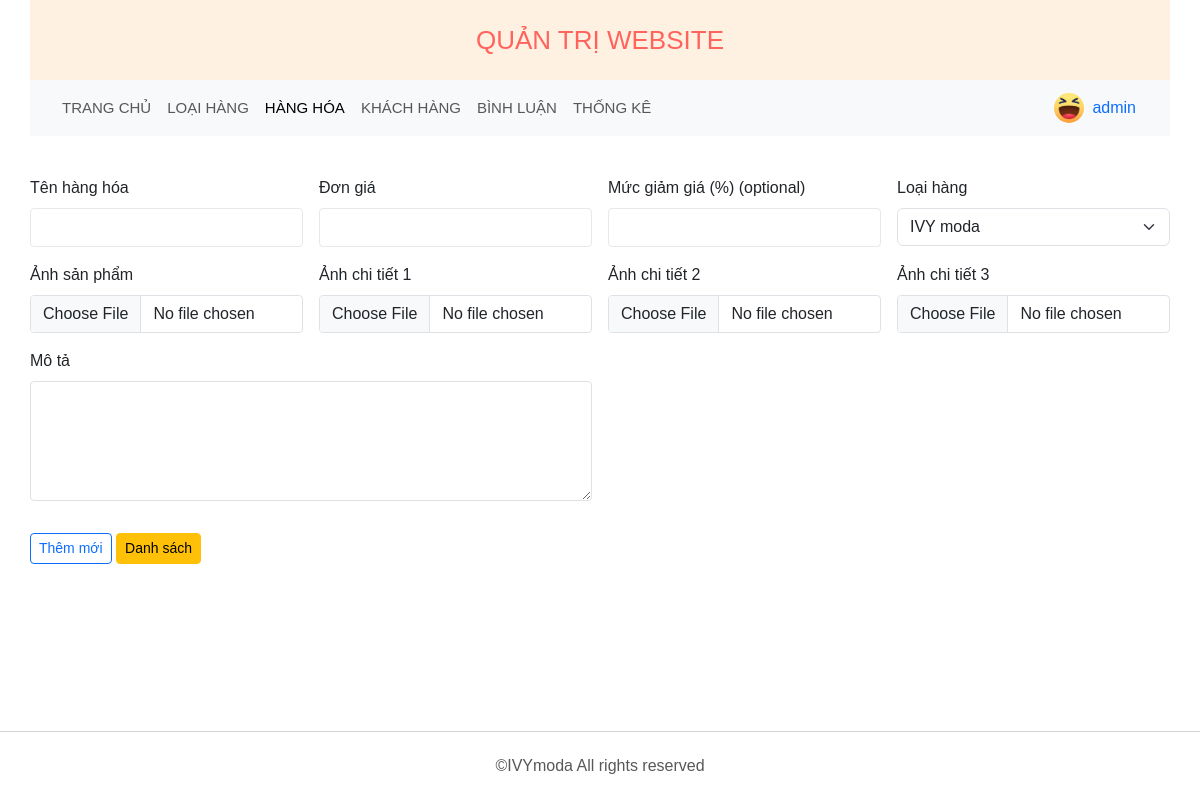
/admin/hang-hoa/index.php (signed in), run on the app's committed database.
### tables this page shows
CREATE TABLE `khach_hang` (
  `ma_khach_hang` int(10) NOT NULL,
  `email` varchar(50) NOT NULL,
  `so_dien_thoai` varchar(15) NOT NULL,
  `mat_khau` varchar(50) NOT NULL,
  `ho_ten` varchar(256) NOT NULL,
  `hinh_anh` varchar(255) DEFAULT NULL,
  `kich_hoat` bit(1) NOT NULL DEFAULT b'1',
  `vai_tro` bit(1) DEFAULT b'0'
);

### admin/hang-hoa/index.php (called while the page is built, shortened)
<?php
require "../../dao/pdo.php";
require "../../dao/loai_hang.php";
$active = 'hang_hoa';
require "../layout.php";

### dao/pdo.php (called while the page is built, shortened)
<?php
function pdo_get_connection()
{
    $servername = "localhost";
    $username = "root";
    $password = "tacong09032005";
    $dbname = "duanmau";
    try {
        $conn = new PDO("mysql:host=$servername;dbname=$dbname; charset=utf8", $username, $password);
        $conn->setAttribute(PDO::ATTR_ERRMODE, PDO::ERRMODE_EXCEPTION);
        return $conn;
    } catch (PDOException $e) {
        echo "Connection failed: " . $e->getMessage();
    }
}
function pdo_query($sql)
{
    $sql_args = array_slice(func_get_args(), 1);
    try {
        $conn = pdo_get_connection();
        $stmt = $conn->prepare($sql);
        $stmt->execute($sql_args);
        $rows = $stmt->fetchAll();
        return $rows;
    } catch (PDOException $e) {
        throw $e;
    } finally {
        unset($conn);
    }
}
function pdo_query_one($sql)
{
    $sql_args = array_slice(func_get_args(), 1);
    try {
        $conn = pdo_get_connection();
        $stmt = $conn->prepare($sql);
        $stmt->execute($sql_args);
        $row = $stmt->fetch(PDO::FETCH_ASSOC);
        return $row;
    } catch (PDOException $e) {
        throw $e;
    } finally {
        unset($conn);
    }
}

### dao/khach_hang.php (called while the page is built, shortened)
<?php
function user_selectById($id)
{
    $sql = "SELECT * FROM khach_hang WHERE ma_khach_hang = $id";
    return pdo_query_one($sql);
}

### dao/loai_hang.php (called while the page is built, shortened)
<?php
function loai_selectAll()
{
    $sql = "SELECT * FROM loai_hang";
    return  pdo_query($sql);
}

### admin/hang-hoa/add.php (the view, shortened to what this page needs)
<form class="row g-3 needs-validation mt-1" novalidate method="POST" enctype="multipart/form-data">
    <div class="col-md-3">
        <label for="validationCustom01" class="form-label">Tên hàng hóa</label>
        <input type="text" class="form-control p-2" id="validationCustom01" required name="name">
    </div>
    <div class="col-md-3">
        <label for="inputPassword" class="form-label">Đơn giá</label>
        <input type="number" class="form-control p-2" id="inputPassword" required name="cost">
    </div>
    <div class="col-md-3">
        <label for="inputRePassword" class="form-label">Mức giảm giá (%) (optional)</label>
        <input type="number" min="0" max="100" class="form-control p-2" id="inputRePassword" name="discount">
    </div>
    <div class="col-md-3">
        <label for="validationCustom04" class="form-label">Loại hàng</label>
        <select class="form-select" name="type" id="">
            <?php
            $types = loai_selectAll();
            foreach ($types as $type) { ?>
                <option value="<?php echo $type['ma_loai_hang'] ?>"><?php echo $type['ten_loai_hang'] ?></option>
            <?php   } ?>
        </select>
    </div>
    <div class="col-md-3">
        <label for="validationCustom06" class="form-label">Ảnh sản phẩm</label>
        <input type="file" class="form-control" id="validationCustom06" name="image" onchange="fPreviewImage1(this.files[0])" required>
    </div>
    <div class="col-md-3">
        <label for="validationCustom07" class="form-label">Ảnh chi tiết 1</label>
        <input type="file" class="form-control" id="validationCustom07" name="image1" onchange="fPreviewImage2(this.files[0])" required>
    </div>
    <div class="col-md-3">
        <label for="validationCustom08" class="form-label">Ảnh chi tiết 2</label>
        <input type="file" class="form-control" id="validationCustom08" name="image2" onchange="fPreviewImage3(this.files[0])" required>
    </div>
    <div class="col-md-3">
        <label for="validationCustom09" class="form-label">Ảnh chi tiết 3</label>
        <input type="file" class="form-control" id="validationCustom09" name="image3" onchange="fPreviewImage4(this.files[0])" required>
    </div>
    <div class="col-md-6 mb-3">
        <label class="form-label">Mô tả</label>
        <textarea class="form-control" name="description" id="" style="height: 120px;" required></textarea>
    </div>
    <div class="col-12">
        <button name="submit" type="submit" class="btn btn-outline-primary btn-sm">Thêm mới</button>
        <a href="?btn_list" id="list" class="btn btn-warning btn-sm">Danh sách</a>
    </div>
</form>

### admin/layout.php (shortened to what this page needs)
<!DOCTYPE html>
<html lang="en">
<head>
    <link href="https://cdn.jsdelivr.net/npm/bootstrap@5.3.3/dist/css/bootstrap.min.css" rel="stylesheet">
    <link rel="stylesheet" href="../../content/css/style.css" />
</head>
<body style="min-height: 100vh; display: flex; flex-direction:column;">
    <?php
    if (isset($_SESSION['user-id'])) { ?>
        <header id="header" style="position: unset;">
            <div class="container" style="background-color: rgba(255, 228, 196, 0.5);  justify-content: flex-end;">
                <div class="logo">
                    <p style="padding: 24px; text-align: center; font-size: 26px; font-weight: 500;
                color: #ff000096; margin: 0;">QUẢN TRỊ WEBSITE</p>
                </div>
            </div>
        </header>
        <main id="main" style="padding-top: 0; border: none;">
            <section class="container" style="padding: 0;">
                <nav class="navbar navbar-expand-lg bg-body-tertiary" style="padding: 8px 12px;">
                    <div class="container-fluid">
                        <div class="collapse navbar-collapse" id="navbarNavDropdown">
                            <ul class="navbar-nav" style="font-size: 15px">
                                <li class="nav-item">
                                    <a class="nav-link" aria-current="page" href="../">TRANG CHỦ</a>
                                </li>
                                <li class="nav-item">
                                    <a class="nav-link  <?php if ($active == 'loai_hang') {
                                                            echo 'active';
                                                        } ?>" href="../loai-hang">LOẠI HÀNG</a>
                                </li>
                                <li class="nav-item">
                                    <a class="nav-link <?php if ($active == 'hang_hoa') {
                                                            echo 'active';
                                                        } ?>" href="../hang-hoa">HÀNG HÓA</a>
                                </li>
                                <li class="nav-item">
                                    <a class="nav-link <?php if ($active == 'khach_hang') {
                                                            echo 'active';
                                                        } ?>" href="../khach-hang">KHÁCH HÀNG</a>
                                </li>
                                <li class="nav-item">
                                    <a class="nav-link <?php if ($active == 'binh_luan') {
                                                            echo 'active';
                                                        } ?>" href="../binh-luan">BÌNH LUẬN</a>
                                </li>
                                <li class="nav-item">
                                    <a class="nav-link <?php if ($active == 'thong_ke') {
                                                            echo 'active';
                                                        } ?>" href="../thong-ke">THỐNG KÊ</a>
                                </li>
                            </ul>
                        </div>
                        <div class="right-header">
                            <div class="header-action" style="display: flex; align-items: center; gap: 8px;">
                                <?php
                                require_once "../../dao/pdo.php";
                                require_once "../../dao/khach_hang.php";
                                $id = $_SESSION['user-id'];
                                $user = user_selectById($id);
                                ?>
                                <img src="<?php echo $user['hinh_anh'] ?>" alt="" style="width: 30px; height: 30px; border-radius: 50%;">
                                <a href="#" style="margin-right: 10px;">
                                    <?php echo $user['ho_ten']; ?>
                                </a>
                            </div>
                        </div>
                    </div>
                </nav>
            </section>
        </main>
        <main id="main" style="padding-top: 20px; border: none; padding-bottom: 50px">
            <section class="container" style="padding: 0;">
                <?php include $VIEW_NAME; ?>
            </section>
        </main>
        <footer id="footer" style="border-top: 1px solid #d1d2d4; margin-top: auto;">
            <div class="copy-right">©IVYmoda All rights reserved</div>
        </footer>
    <?php    } else { ?>
        <h1>Cần có quyền admin để truy cập trang này</h1>
    <?php }
    ?>
</body>
</html>

### content/css/style.css (style rules this page uses)
* { margin: 0; padding: 0; box-sizing: border-box; font-family: "Montserrat", sans-serif; }
body { font-size: 16px; line-height: 24px; }
ul li { list-style: none; }
a { text-decoration: none; }
.container { width: 1380px; padding-right: 15px; padding-left: 15px; margin-left: auto; margin-right: auto; }
#header { position: fixed; top: 0; left: 0; right: 0; background-color: #fff; z-index: 20; }
#header .container { display: flex; position: relative; align-items: center; justify-content: space-between; height: 80px; }
#header .logo { position: absolute; top: 50%; left: 50%; transform: translate(-50%, -50%); }
#header .container::after { content: ""; width: calc(100% - 30px); height: 1px; background: #e7e8e9; position: absolute; bottom: 0; left: 50%; transform: translateX(-50%); }
#main { border-bottom: 1px solid #d1d2d4; padding-top: 80px; }
.form-control:not(.rounded) { border-radius: 4px; }
input[type="text"], input[type="email"], input[type="tel"], input[type="password"], input[type="number"], input[type="search"], textarea { border: 1px solid #e7e8e9; border-radius: 4px; padding: 15px; font-size: 14px; color: #57585a; font-family: "Montserrat", sans-serif; outline: none; }
#footer { padding: 24px 0; }
#footer .copy-right { font-size: 16px; line-height: 20px; color: #57585a; text-align: center; }

### admin/layout.php (style rules this page uses)
#header .container::after { content: none; }

### data on the page
khach_hang: hinh_anh (picture), ho_ten "admin"

### other printed values
form field type "IVY moda"
